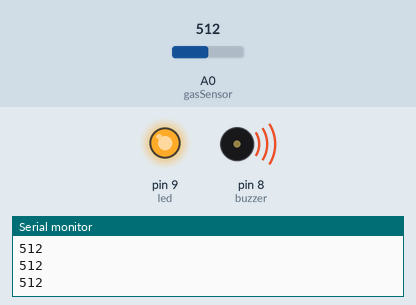
A sketch run on a simulated Arduino Uno, built with avr-gcc and run on an emulated ATmega328P. Parts: output pins drawn as LEDs (lit = HIGH), buzzer (waves = sounding, pin HIGH), the last lines printed to the serial monitor. The test bench sets the inputs (shaded band); at power-on: A0 (gasSensor) = 512.

Above: at 1.3 s.
1.4 s: A0 (gasSensor) set to 408
2.9 s: A0 (gasSensor) set to 392
At 4.2 s:
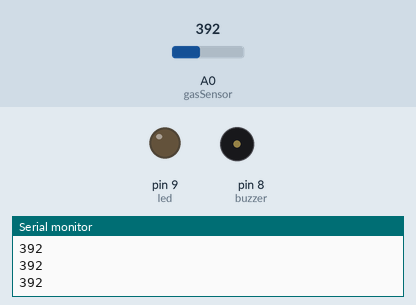
4.5 s: A0 (gasSensor) set to 410
At 5.5 s:
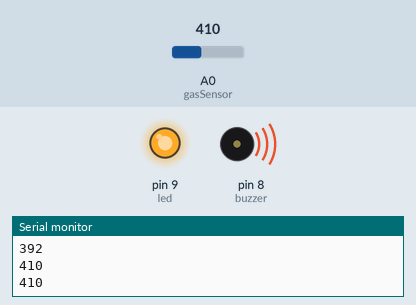
6.0 s: A0 (gasSensor) set to 390
At 6.7 s:
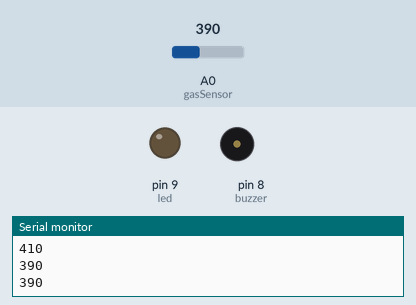
Timing chart, 0 to 8.5 s (numbered marks = the images above; inputs shaded):
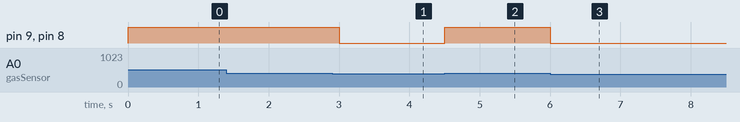

Measured:
- the behaviour switches between 401 and 400 on A0 (gasSensor) (found by bisection; images 0 and 1)
- after the input at 2.9 s, pin 9 (led), pin 8 (buzzer): HIGH → LOW after 0.10 s
- after the input at 4.5 s, pin 9 (led), pin 8 (buzzer): LOW → HIGH at once
- after the input at 6.0 s, pin 9 (led), pin 8 (buzzer): HIGH → LOW at once

The sketch:

gas_leakage_detection.ino
```cpp
// Gas Leakage Detection System
// Simple Arduino C Code

int gasSensor = A0;   // Gas sensor connected to A0
int buzzer = 8;       // Buzzer pin
int led = 9;          // LED pin

int gasValue = 0;
int threshold = 400;  // Gas limit value (can be adjusted)

void setup()
{
  pinMode(gasSensor, INPUT);
  pinMode(buzzer, OUTPUT);
  pinMode(led, OUTPUT);

  Serial.begin(9600);   // For monitoring values
}

void loop()
{
  gasValue = analogRead(gasSensor);  // Read sensor value
  Serial.println(gasValue);

  if (gasValue > threshold)
  {
    digitalWrite(buzzer, HIGH);  // Turn ON buzzer
    digitalWrite(led, HIGH);     // Turn ON LED
  }
  else
  {
    digitalWrite(buzzer, LOW);   // Turn OFF buzzer
    digitalWrite(led, LOW);      // Turn OFF LED
  }

  delay(500);   // Delay for stability
}
```
